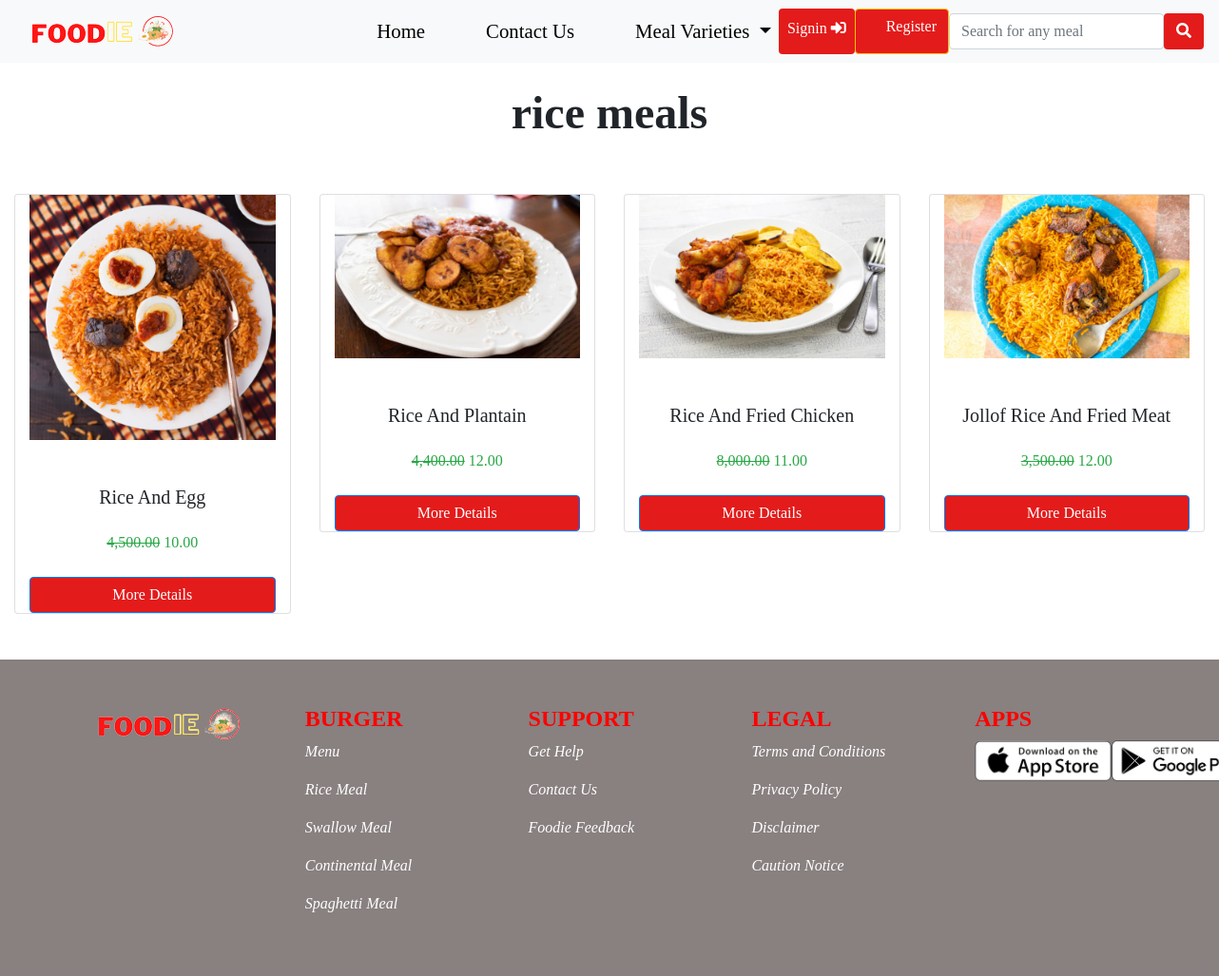
Page /variety/3/Rice_meal on the committed database.
### foodie/models.py (models this page shows, shortened)
class Variety(models.Model):
    name = models.CharField(max_length=100)
    slug = models.SlugField(unique=True, null=False)
    image = models.ImageField(upload_to='variety', default='variety.jpg', blank=True, null=True)
    created = models.DateTimeField(auto_now_add=True)
    updated = models.DateTimeField(auto_now=True)
    class Meta:
        db_table = 'variety'
        managed = True
        verbose_name = 'Variety'
        verbose_name_plural = 'Varieties'

class Meal(models.Model):
    variety = models.ForeignKey(Variety, on_delete=models.CASCADE)
    meal = models.CharField(max_length=100)
    slug = models.SlugField(unique=True, null=False)
    image = models.ImageField(upload_to='meal', default= 'meal.jpg')
    spicy = models.CharField(max_length=100)
    time = models.CharField(max_length=50)
    price = models.IntegerField()
    discount = models.FloatField()
    min_order = models.IntegerField(default=1)
    max_order = models.IntegerField(default=20)
    breakfast = models.BooleanField()
    lunch = models.BooleanField()
    dinner = models.BooleanField()
    display = models.BooleanField(default=False)
    created = models.DateTimeField(auto_now_add=True)
    updated = models.DateTimeField(auto_now=True)
    class Meta:
        db_table = 'meal'
        managed = True
        verbose_name = 'Meal'
        verbose_name_plural = 'Meals'

### foodie/views.py (the view)
# urls.py: path('variety/<str:id>/<slug:slug>', views.variety, name='variety'),
def variety(request, id, slug):
    variety = Meal.objects.filter(variety_id=id)
    single = Variety.objects.get(pk=id)
    context = {
        'variety': variety,
        'single':single,    }
    return render(request, 'variety.html', context)

### foodie/context_processor.py (called while the page is built)
def dropdown(request):
    varieties = Variety.objects.all()
    context = {
    'varieties':varieties
    }
    return context

def cartread(request):
    cart = Shopcart.objects.filter(user__username=request.user.username, item_paid=False)
    cartcount = 0
    for item in cart:
        cartcount += item.quantity
    context = {
        'cartcount':cartcount,
    }
    return context

### foodie/templatetags/sample_tags.py (called while the page is built)
@register.simple_tag
def intralink(link, section):
    return reverse(link) + '#' + section

### foodie/templates/variety.html (shortened to what this page needs)
{% extends "base.html" %}
{% load humanize %}
{% block header %}{% include "header.html" %}{% endblock header %}
{% block content %}
    <div class="container-fluid mt-4 mb-4">
        <h1 class="text-center">{{single.name}}</h1>
        <div class="row">
            {% if variety %}
                {% for vr in variety %}
                    <div class="col-12 col-sm-6 col-md mb-4 col-lg-3 w-25 mt-5 mb-3 text-center">
                        <div class="container card">
                            <img src="{{vr.image.url}}" alt="">
                            <h5 class="mt-5">{{vr.meal}}</h5>
                            <p class="card-text mt-3 mb-4 text-success">
                                {% if vr.discount %}
                                    <del>{{vr.price|floatformat:2|intcomma}}</del>
                                    <span>{{vr.discount|floatformat:2|intcomma}}</span>
                                {% else %}
                                    <span>{{vr.price|floatformat:2|intcomma}}</span>
                                {% endif %}
                            </p>
                            <a href="{% url 'meal' vr.id vr.slug %}" class="btn btn-primary">More Details</a>
                        </div>
                    </div>
                {% endfor %}
            {% endif %}
        </div>
    </div>
{% endblock content %}
{% block footer %}{% include "footer.html" %}{% endblock footer %}

### foodie/static/css/style.css (style rules this page uses)
* { margin: 0; padding: 0; box-sizing: border-box; }
body { overflow-x: hidden; font-family: Cambria, Cochin, Georgia, Times, 'Times New Roman', serif; }
h1 { text-align: center; font-family: Cambria, Cochin, Georgia, Times, 'Times New Roman', serif; font-size: 3rem; font-weight: 900; }
.btn { background-color: #E31B1B; color: #fff; transition: 0.8s ease; }

### rows in the picture
Variety: name "rice meals"
Meal: image (picture), meal "Rice And Egg", price "4,500.00", discount "10.00"
Meal: image (picture), meal "Rice And Plantain", price "4,400.00", discount "12.00"
Meal: image (picture), meal "Rice And Fried Chicken", price "8,000.00", discount "11.00"
Meal: image (picture), meal "Jollof Rice And Fried Meat", price "3,500.00", discount "12.00"
